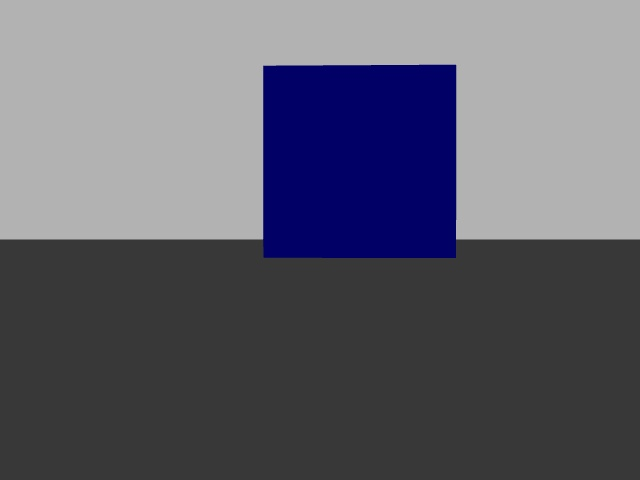
#> input picture Turtlebot/photo.jpg, 640 x 480 px
$ python analyze_photo.py
#> lines starting #> are read from the running program, lines starting #| are printed output that depends on the picture; after the words box and inside, x2 and y2 are one past the last pixel; in counts of white or black regions, pixels touching at a corner belong together
import numpy as np
import cv2 as cv
import sys
def analyze(img):
#> called with img = 'photo.jpg'
    img = cv.imread(img)
#> img is the input picture: shape (480, 640, 3); mean B, G, R 109.1, 96.7, 96.9

    if img is None:
        sys.exit("Could not read the image")

    hsv = cv.cvtColor(img, cv.COLOR_BGR2HSV)
#> hsv: shape (480, 640, 3); mean H, S, V 16, 31, 109.1

    lower = np.array([24,50,50])
    upper = np.array([170,255,255])

    mask = cv.inRange(hsv,lower,upper)
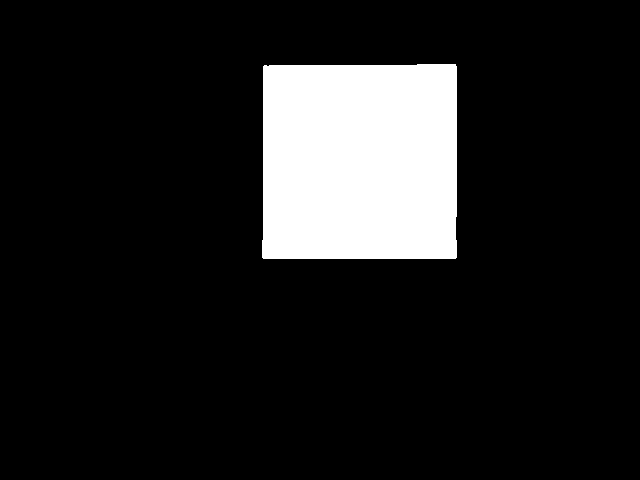
#> mask: shape (480, 640); 12.3% white; 1 white region, box (x1, y1, x2, y2) and area: (262, 64, 457, 259) 37665


    has_blue = np.sum(mask)
#> has_blue = 9604575
    print(has_blue)
#| 9604575

    if has_blue > 0:
        print("Blue Detected!\nPress 's' to exit.")

    cv.imshow('mask',mask)
    cv.imshow('img',img)
    cv.imshow('hsv',hsv)

    k = cv.waitKey(0)
#> (key Esc is pressed here)

    if  k == ord("s"):
        cv.imwrite("colors.jpeg",img)
    return 0

analyze("photo.jpg")
